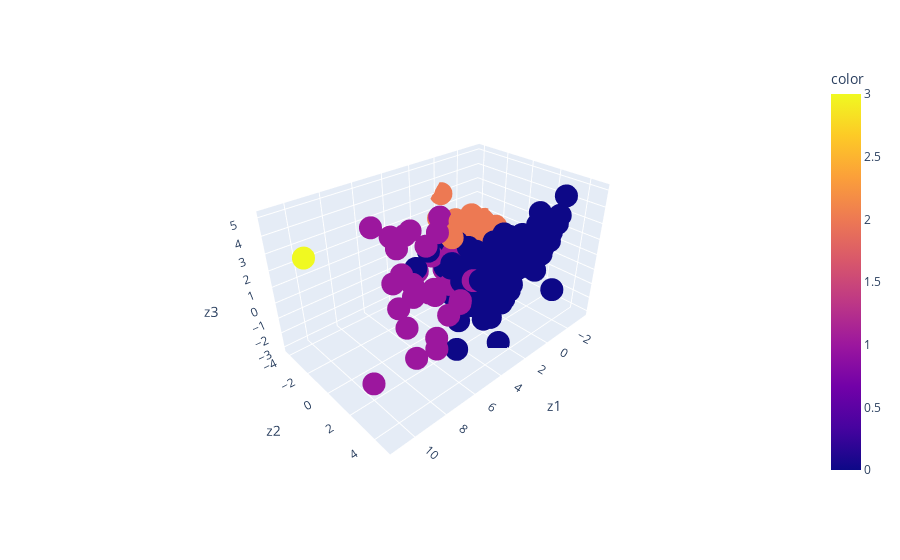

The code cell stored with this chart in its notebook:
### Markdown cell above
In the non-scaled dendrograms, it appears that 5 clusters is a good cut-off in the distances of points, as there's a natural sort of separation there. The scaled data doesn't have as clear of a separation where the cut-off would be required for n=5 but does around n = 4. Hence, I've picked 4 clusters. The resulting count for the scaled data has a more even spread than the non-scaled data. Let's look at how they map onto the 3D scatter plot using the PCA components as axis.

### Code cell
# interactive model

px.scatter_3d(pca_df, 'z1', 'z2', 'z3', color=characteristics_im['hc_label'])

### Figure 1 — Plotly figure (JSON) as saved in the notebook; plotly's stock layout.template omitted (floating-point values rounded to 4 significant figures; data arrays with more than 128 entries replaced by an {"elided": "..."} marker saying what was removed)
{"data": [{"hovertemplate": "z1=%{x}<br>z2=%{y}<br>z3=%{z}<br>color=%{marker.color}<extra></extra>", "legendgroup": "", "marker": {"color": {"elided": "271 int values"}, "coloraxis": "coloraxis", "symbol": "circle"}, "mode": "markers", "name": "", "scene": "scene", "showlegend": false, "type": "scatter3d", "x": {"elided": "271 float values"}, "y": {"elided": "271 float values"}, "z": {"elided": "271 float values"}}], "layout": {"autosize": true, "coloraxis": {"colorbar": {"title": {"text": "color"}}, "colorscale": [[0, "#0d0887"], [0.1111, "#46039f"], [0.2222, "#7201a8"], [0.3333, "#9c179e"], [0.4444, "#bd3786"], [0.5556, "#d8576b"], [0.6667, "#ed7953"], [0.7778, "#fb9f3a"], [0.8889, "#fdca26"], [1, "#f0f921"]]}, "legend": {"tracegroupgap": 0}, "margin": {"t": 60}, "scene": {"aspectmode": "auto", "aspectratio": {"x": 1.418, "y": 0.8857, "z": 0.796}, "camera": {"center": {"x": 0, "y": 0, "z": 0}, "eye": {"x": 1.496, "y": 1.607, "z": 1.336}, "projection": {"type": "perspective"}, "up": {"x": 0, "y": 0, "z": 1}}, "domain": {"x": [0, 1], "y": [0, 1]}, "xaxis": {"title": {"text": "z1"}, "type": "linear"}, "yaxis": {"title": {"text": "z2"}, "type": "linear"}, "zaxis": {"title": {"text": "z3"}, "type": "linear"}}}}
